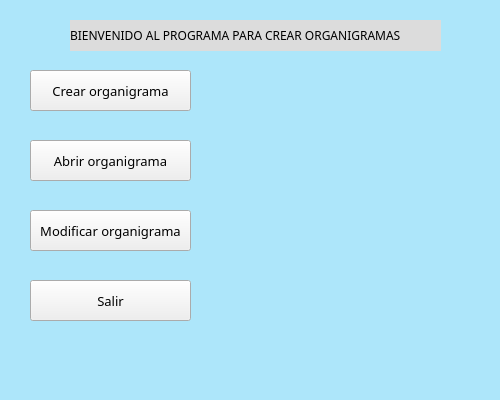
<?xml version="1.0" encoding="UTF-8"?>
<ui version="4.0">
 <class>Form</class>
 <widget class="QWidget" name="Form">
  <property name="enabled">
   <bool>true</bool>
  </property>
  <property name="geometry">
   <rect>
    <x>0</x>
    <y>0</y>
    <width>500</width>
    <height>400</height>
   </rect>
  </property>
  <property name="minimumSize">
   <size>
    <width>500</width>
    <height>400</height>
   </size>
  </property>
  <property name="maximumSize">
   <size>
    <width>500</width>
    <height>400</height>
   </size>
  </property>
  <property name="cursor">
   <cursorShape>ArrowCursor</cursorShape>
  </property>
  <property name="windowTitle">
   <string>Form</string>
  </property>
  <property name="styleSheet">
   <string notr="true">background:rgb(173, 230, 250)</string>
  </property>
  <widget class="QPushButton" name="pushButton_1">
   <property name="geometry">
    <rect>
     <x>30</x>
     <y>70</y>
     <width>161</width>
     <height>41</height>
    </rect>
   </property>
   <property name="font">
    <font>
     <family>Candara Light</family>
     <pointsize>10</pointsize>
    </font>
   </property>
   <property name="cursor">
    <cursorShape>OpenHandCursor</cursorShape>
   </property>
   <property name="styleSheet">
    <string notr="true">background:light</string>
   </property>
   <property name="text">
    <string>Crear organigrama</string>
   </property>
  </widget>
  <widget class="QPushButton" name="pushButton_2">
   <property name="geometry">
    <rect>
     <x>30</x>
     <y>140</y>
     <width>161</width>
     <height>41</height>
    </rect>
   </property>
   <property name="font">
    <font>
     <family>Candara Light</family>
     <pointsize>10</pointsize>
    </font>
   </property>
   <property name="cursor">
    <cursorShape>OpenHandCursor</cursorShape>
   </property>
   <property name="styleSheet">
    <string notr="true">background:light</string>
   </property>
   <property name="text">
    <string>Abrir organigrama</string>
   </property>
  </widget>
  <widget class="QPushButton" name="pushButton_3">
   <property name="geometry">
    <rect>
     <x>30</x>
     <y>210</y>
     <width>161</width>
     <height>41</height>
    </rect>
   </property>
   <property name="font">
    <font>
     <family>Candara Light</family>
     <pointsize>10</pointsize>
    </font>
   </property>
   <property name="cursor">
    <cursorShape>OpenHandCursor</cursorShape>
   </property>
   <property name="styleSheet">
    <string notr="true">background:light</string>
   </property>
   <property name="text">
    <string>Modificar organigrama</string>
   </property>
  </widget>
  <widget class="QLabel" name="label">
   <property name="geometry">
    <rect>
     <x>70</x>
     <y>20</y>
     <width>371</width>
     <height>31</height>
    </rect>
   </property>
   <property name="font">
    <font>
     <family>Perpetua Titling MT</family>
    </font>
   </property>
   <property name="cursor">
    <cursorShape>ArrowCursor</cursorShape>
   </property>
   <property name="styleSheet">
    <string notr="true">
background:rgb(220, 220, 220)</string>
   </property>
   <property name="text">
    <string>BIENVENIDO AL PROGRAMA PARA CREAR ORGANIGRAMAS</string>
   </property>
  </widget>
  <widget class="QPushButton" name="pushButton_4">
   <property name="geometry">
    <rect>
     <x>30</x>
     <y>280</y>
     <width>161</width>
     <height>41</height>
    </rect>
   </property>
   <property name="font">
    <font>
     <family>Candara Light</family>
     <pointsize>10</pointsize>
    </font>
   </property>
   <property name="cursor">
    <cursorShape>OpenHandCursor</cursorShape>
   </property>
   <property name="styleSheet">
    <string notr="true">background:light</string>
   </property>
   <property name="text">
    <string>Salir</string>
   </property>
  </widget>
 </widget>
 <resources/>
 <connections/>
</ui>
